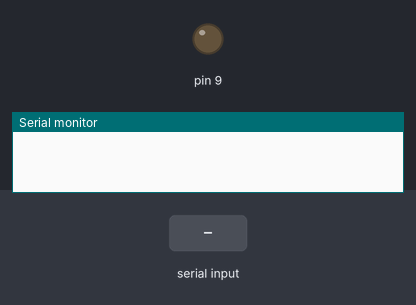
A sketch run on a simulated Arduino Uno, built with avr-gcc and run on an emulated ATmega328P. On the bench: output pins drawn as LEDs (lit = HIGH), the last lines printed to the serial monitor. The test bench sets the inputs (shaded band).

Above: at 1.2 s.
1.3 s: "ON" received over Serial
At 3.1 s:
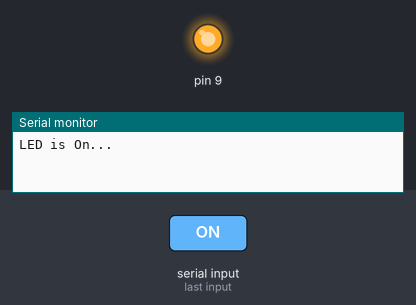
3.8 s: "90,45,200\n" received over Serial
At 5.3 s:
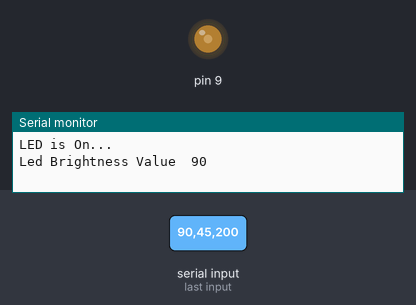
6.3 s: "200\n" received over Serial
At 8.1 s:
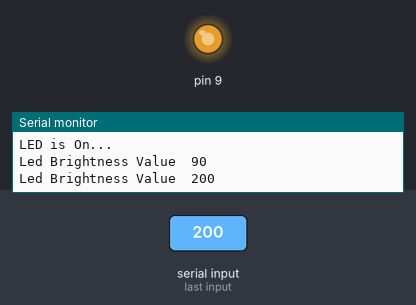
8.8 s: "90,45\n" received over Serial
At 10.1 s:
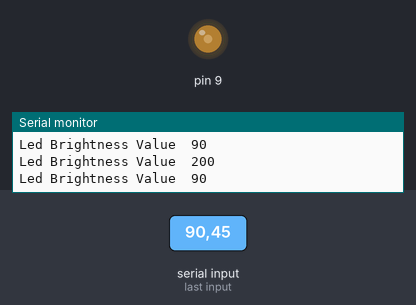
Timing chart, 0 to 11.8 s (numbered marks = the images above; inputs shaded):
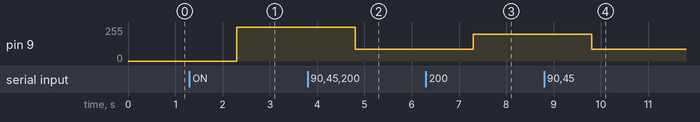

The sketch:

ard.ino
```cpp
void setup(){
Serial.begin(9600);
pinMode(9,OUTPUT);
}

void loop()
{
if(Serial.available())
{
  String inChar = Serial.readString();
if(inChar == "ON")
{
digitalWrite(9,HIGH);
Serial.println("LED is On...");
}else if(inChar == "OFF")
{
digitalWrite(9,LOW);
Serial.println("LED is Off...");
}else if(0 > inChar.toInt() < 1024)
{
  analogWrite(9,inChar.toInt());
  Serial.print("Led Brightness Value\t");
  Serial.println(inChar.toInt());
}

}//end of available
}//end of loop
```

Measured:
- after the input at 1.3 s, pin 9: 0/255 → 255/255 after 1.0 s
- after the input at 3.8 s, pin 9: 255/255 → 90/255 after 1.0 s
- after the input at 6.3 s, pin 9: 90/255 → 200/255 after 1.0 s
- after the input at 8.8 s, pin 9: 200/255 → 90/255 after 1.0 s
